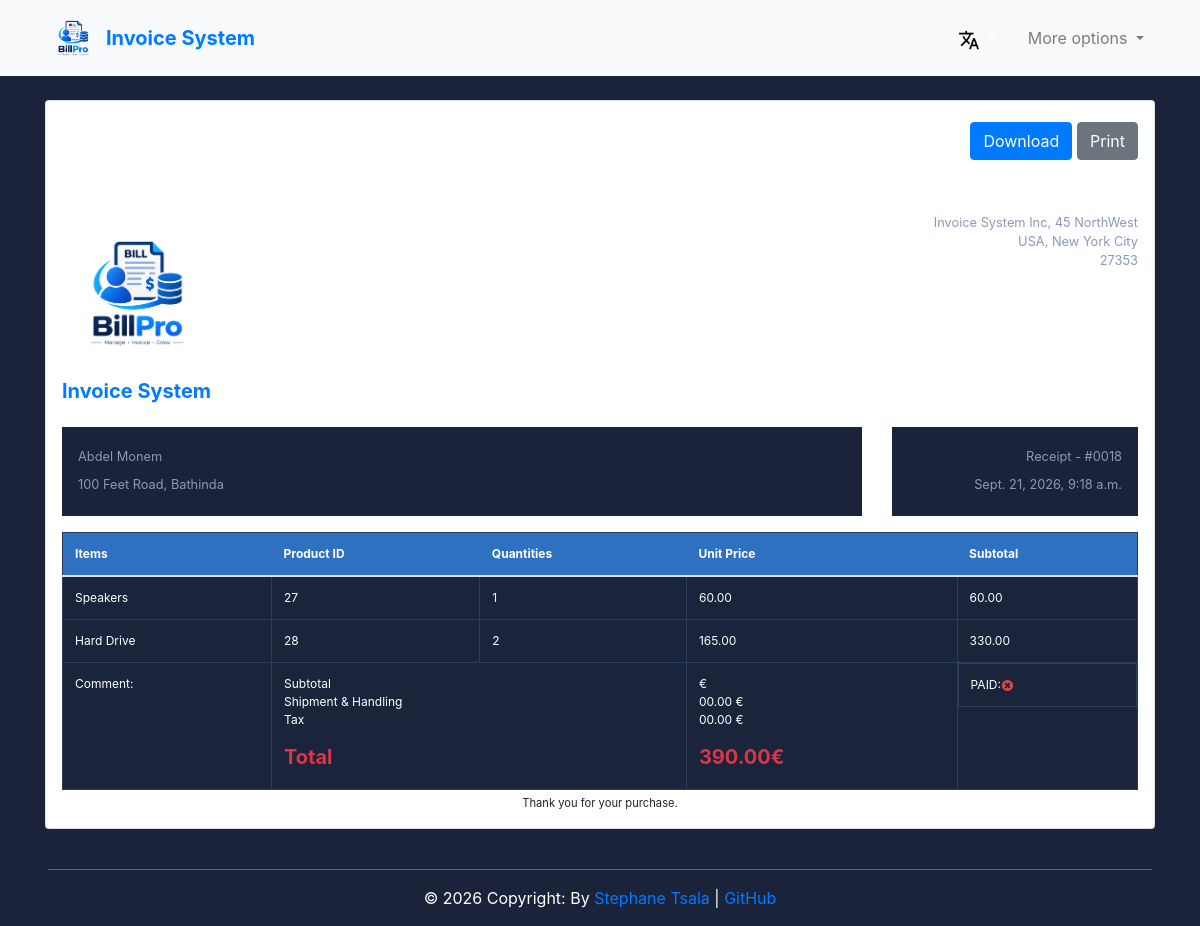
The page /en/view_invoice/18 (signed in) on the database its author committed.
### Invoice_app/models.py (models this page shows, shortened)
class Invoice(models.Model):
    INVOICE_TYPES = [("R", _("Receipt")), ("I", _("Invoice")), ("P", _("Proforma Invoice"))]
    customer = models.ForeignKey(Customer, on_delete=models.PROTECT)
    save_by = models.ForeignKey(User, on_delete=models.PROTECT)
    invoice_date = models.DateTimeField(auto_now_add=True, null=False, blank=False)
    amount = models.DecimalField(max_digits=10, decimal_places=2)
    last_updated = models.DateTimeField(null=True, blank=True)
    paid = models.BooleanField(default=False)
    invoice_type = models.CharField(
        max_length=1, choices=INVOICE_TYPES, null=False, blank=False
    )
    comments = models.TextField(null=True, blank=True)
    class Meta:
        verbose_name = "Invoice"
        verbose_name_plural = "Invoices"
    @property
    def get_total_amount(self):
        total_amount = sum(product.get_total_price for product in self.products_set.all())
        return total_amount
    def get_invoice_type_display(self):
        return dict(self.INVOICE_TYPES).get(self.invoice_type, _("Unknown"))

class Customer(models.Model):
    SEX_TYPES = [("M", _("Male")), ("F", _("Female"))]
    name = models.CharField(max_length=150, null=False, blank=False)
    email = models.EmailField(unique=True, null=False, blank=False)
    phone_number = models.CharField(max_length=20, unique=True, null=False, blank=False)
    address = models.CharField(max_length=100, null=False, blank=False)
    sex = models.CharField(max_length=1, choices=SEX_TYPES, null=False, blank=False)
    age = models.CharField(max_length=10, null=False, blank=False)
    city = models.CharField(max_length=50, null=False, blank=False)
    zip_code = models.CharField(max_length=20)
    created_at = models.DateTimeField(auto_now_add=True)
    save_by = models.ForeignKey(User, on_delete=models.PROTECT)
    class Meta:
        verbose_name = "Customer"
        verbose_name_plural = "Customers"

class Products(models.Model):
    invoice = models.ForeignKey(Invoice, on_delete=models.CASCADE, related_name="products_set")
    name = models.CharField(max_length=100, null=False, blank=False)
    quantity = models.PositiveIntegerField(null=False, blank=False)
    unit_price = models.DecimalField(max_digits=10, decimal_places=2, null=False, blank=False)
    total_price = models.DecimalField(max_digits=10, decimal_places=2, null=False, blank=False)
    class Meta:
        verbose_name = "Product"
        verbose_name_plural = "Products"
    @property
    def get_total_price(self):
        return self.quantity * self.unit_price

### Invoice_app/views.py (the view)
# urls.py: path('view_invoice/<int:pk>', views.InvoiceVisualisationView.as_view(), name='view_invoice'),
class InvoiceVisualisationView(LoginRequiredSuperuserMixin, View):
    template_name = "invoice.html"
    def get(self, request, *args, **kwargs):
        pk = kwargs.get("pk")
        context = get_invoice(pk)
        return render(request, self.template_name, context)

### Invoice_app/decorator.py (called while the page is built)
    def test_func(self):
        return self.request.user.is_superuser

### Invoice_app/utils.py (called while the page is built)
def get_invoice(pk):
    obj = Invoice.objects.get(pk=pk)
    articles = obj.products_set.all()
    context = {
        'obj':obj,
        'articles':articles
    }
    return context

### templates/invoice.html (shortened to what this page needs)
{% extends "base.html" %}
{% load i18n %}
{% load static %}
{% block content %}
<div class="container">
	<div class="row gutters">
		<div class="col-xl-12 col-lg-12 col-md-12 col-sm-12 col-12">
			<div class="card">
				<div class="card-body p-0">
					<div class="invoice-container bg-transparent">
						<div class="invoice-header">
							<div class="row gutters">
								<div class="col-xl-12 col-lg-12 col-md-12 col-sm-12">
									<div class="custom-actions-btns mb-5">
										<a href="{% url 'invoice_pdf' pk=obj.pk %}" class="btn btn-primary">
											 {% trans 'Download' %}
										</a>
										<a href="" class="btn btn-secondary">
											 {% trans 'Print' %}
										</a>
									</div>
								</div>
							</div>
							<div class="row gutters">
								<div class="col-xl-6 col-lg-6 col-md-6 col-sm-6">
									<a class="navbar-brand w-1/3 d-flex flex-column align-items-start justify-content-center"
										href="#">
										<img src="{% static 'images/InvoiceAppLogo.png' %}" width="150" height="150"
											class="align-top" alt="">
										<span class="mt-2 text-primary font-weight-bold">{% trans 'Invoice System' %}</span>
									</a>
								</div>
								<div class="col-lg-6 col-md-6 col-sm-6">
									<address class="text-right">
										{% trans 'Invoice System Inc, 45 NorthWest' %}<br>
										{% trans 'USA, New York City' %}<br>
										27353
									</address>
								</div>
							</div>
							<div class="row gutters">
								<div class="col-xl-9 col-lg-9 col-md-12 col-sm-12 col-12">
									<div class="invoice-details">
										<address>
											{{obj.customer.name}}<br>
											{{obj.customer.address}}, {{obj.customer.city}}
										</address>
									</div>
								</div>
								<div class="col-xl-3 col-lg-3 col-md-12 col-sm-12 col-12">
									<div class="invoice-details">
										<div class="invoice-num" style="color: #8a99b5;">
											<div>{{obj.get_invoice_type_display}} - #00{{obj.id}}</div>
											<div>{{obj.invoice_date}}</div>
										</div>
									</div>
								</div>
							</div>
						</div>
						<div class="invoice-body">
							<div class="row gutters">
								<div class="col-lg-12 col-md-12 col-sm-12">
									<div class="table-responsive">
										<table class="table custom-table m-0">
											<thead>
												<tr>
													<th>{% trans 'Items' %}</th>
													<th>{% trans 'Product ID' %}</th>
													<th>{% trans 'Quantities' %}</th>
													<th>{% trans 'Unit Price' %}</th>
													<th>{% trans 'Subtotal' %}</th>
												</tr>
											</thead>
											<tbody>
												{% for article in articles %}
												<tr>
													<td>
														{{ article.name }}
													</td>
													<td>
														{{ article.id }}
													</td>
													<td>
														{{ article.quantity }}
													</td>
													<td>
														{{ article.unit_price }}
													</td>
													<td>
														{{ article.get_total_price }}
													</td>
												</tr>
												{% endfor %}
												<tr>
													<td>{% trans 'Comment' %}: {{obj.comments}}</td>
													<td colspan="2">
														<p>
															{% trans 'Subtotal' %}<br>
															{% trans 'Shipment & Handling' %}<br>
															{% trans 'Tax' %}<br>
														</p>
														<h5>
															{% if obj.paid %}
															<strong class="text-success">{% trans 'Total' %}</strong>
															{% else %}
															<strong class="text-danger">{% trans 'Total' %}</strong>
															{% endif %}
														</h5>
													</td>
													<td>
														<p>
															{{obj.get_total}} €<br>
															00.00 €<br>
															00.00 €<br>
														</p>
														<h5>
														{% if obj.paid %}
														<strong class="text-success">{{obj.get_total_amount}}€</strong>
														{% else %}
														<strong class="text-danger">{{obj.get_total_amount}}€</strong>
														{% endif %}
														</h5>
													</td>
													<td class="d-flex align-items-center gap-2">
														{% trans 'PAID' %}:
														{% if obj.paid %}
														<img class="icon" src="{% static 'images/icon-yes.svg' %}"
															alt="True">
														{% else %}
														<img class="icon" src="{% static 'images/icon-no.svg' %}"
															alt="False">
														{% endif %}
													</td>
												</tr>
											</tbody>
										</table>
									</div>
								</div>
							</div>
						</div>
						<div class="invoice-footer">
							{% trans 'Thank you for your purchase.' %}
						</div>
					</div>
				</div>
			</div>
		</div>
	</div>
</div>
{% endblock content %}

### static/css/style.css (style rules this page uses)
body { margin: 0; padding: 0; font: 400 .875rem 'Open Sans', sans-serif; color: #bcd0f7; background: #1A233A !important; position: relative; height: 100%; }
.invoice-container { padding: 1rem; }
table th, table td { color: #ffffff; }
.invoice-container .invoice-header address { font-size: 0.8rem; color: #8a99b5; margin: 0; }
.invoice-container .invoice-details { margin: 1rem 0 0 0; padding: 1rem; line-height: 180%; background: #1a233a; }
.invoice-container .invoice-details .invoice-num { text-align: right; font-size: 0.8rem; }
.invoice-container .invoice-body { padding: 1rem 0 0 0; }
.invoice-container .invoice-footer { text-align: center; font-size: 0.7rem; margin: 5px 0 0 0; }
.card { background: #272E48; -webkit-border-radius: 5px; -moz-border-radius: 5px; border-radius: 5px; border: 0; margin-bottom: 1rem; }
.custom-table { border: 1px solid #2b3958; }
.custom-table thead { background: #2f71c1; }
.custom-table thead th { border: 0; color: #ffffff; }
.custom-table>tbody tr:nth-of-type(even) { background-color: #1a243a; }
.custom-table>tbody td { border: 1px solid #2e3d5f; }
.table { background: #1a243a; color: #bcd0f7; font-size: .75rem; }
.custom-actions-btns { margin: auto; display: flex; justify-content: flex-end; }
.custom-actions-btns .btn { margin: .3rem 0 .3rem .3rem; }

### rows shown on the page
Invoice: customer.name "Abdel Monem", customer.address "100 Feet Road", customer.city "Bathinda", invoice_type "Receipt", id "18", invoice_date "Sept. 21, 2026, 9:18 a.m.", get_total_amount "390.00"
Products: name "Speakers", id "27", quantity "1", unit_price "60.00", get_total_price "60.00"
Products: name "Hard Drive", id "28", quantity "2", unit_price "165.00", get_total_price "330.00"
